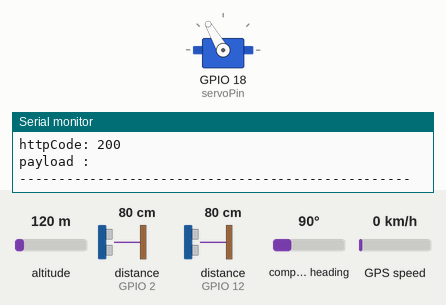
The sketch below on a simulated ESP32. Shown: servo, the last lines printed to the serial monitor. Wiring (inferred from the names in the program): 2 × ultrasonic range finder: trigger GPIO 4, echo GPIO 2 / trigger GPIO 14, echo GPIO 12. Inputs (shaded band) come from the test bench; at power-on: distance to the obstacle (sensors on GPIO 2, GPIO 12) 80 cm, altitude 120 m, compass heading 90°, GPS speed 0 km/h. The echo pulse lasts 58.3 µs per cm; WiFi joins after 1.5 s; servers stay silent unless stated; uploads are accepted with an empty reply; the GPS gets a fix after 3 s at 37.7749, -122.4194 with 8 satellites.

Above: at 3.7 s.
3.8 s: distance to the obstacle (sensor on GPIO 2) set to 23 cm
6.2 s: distance to the obstacle (sensor on GPIO 2) set to 19 cm
At 7.2 s:
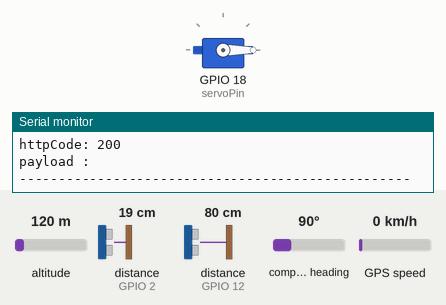
12.1 s: distance to the obstacle (sensor on GPIO 2) set to 35 cm
At 13.8 s:
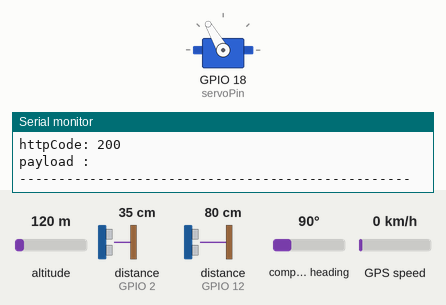
14.5 s: distance to the obstacle (sensor on GPIO 2) set to 2 cm
At 15.7 s:
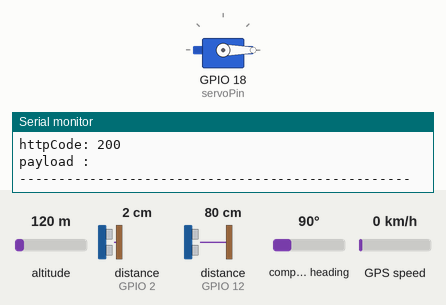
Timing chart, 0 to 17.0 s (numbered marks = the images above; inputs shaded):
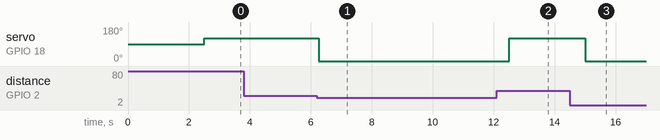

Measured:
- the behaviour switches between 21 and 20 cm on distance to the obstacle (sensor on GPIO 2) (found by bisection; images 0 and 1)
- after the input at 6.2 s, servo on GPIO 18 (servoPin): 120° → 0° after 0.06 s
- after the input at 12.1 s, servo on GPIO 18 (servoPin): 0° → 120° after 0.41 s
- after the input at 14.5 s, servo on GPIO 18 (servoPin): 120° → 0° after 0.51 s

The sketch:

esp_32_waste_level_mysql.ino
```cpp
#include <Wire.h>
#include <ESP32Servo.h>
#include <HTTPClient.h>
#include <WiFi.h>
#include <UrlEncode.h>
#include <TinyGPS++.h>


#define echoPin1 2
#define trigPin1 4
#define echoPin 12
#define trigPin 14
#define GPS_TX_PIN 19
#define GPS_RX_PIN 21

String URL = "http://192.168.43.188/waste_level_project/test_data.php";

const char* ssid = "TechNexus";
const char* password = "techies@097";
String phoneNumber = "+265884743068";
String apiKey = "3688662";

Servo myservo;
TinyGPSPlus gps;
unsigned long timestamp;
float lat = 0;
float lng = 0;

int pos = 180;
int ir = 25;
int servoPin = 18;
int sensor_data = 0;
long duration, distance, distance1;

void setup() {
  Serial.begin(115200, SERIAL_8N1, GPS_TX_PIN, GPS_RX_PIN);
  connectWiFi();
  myservo.attach(servoPin);
  pinMode(ir, INPUT);
  pinMode(trigPin, OUTPUT);
  pinMode(echoPin, INPUT);
  pinMode(trigPin1, OUTPUT);
  pinMode(echoPin1, INPUT);
}
void loop() {
  if (WiFi.status() != WL_CONNECTED) {
    connectWiFi();
  }


  digitalWrite(trigPin1, LOW);
  delayMicroseconds(2);
  digitalWrite(trigPin1, HIGH);
  delayMicroseconds(10);
  digitalWrite(trigPin1, LOW);

  duration = pulseIn(echoPin1, HIGH);
  distance1 = duration / 58.2;


  if (distance1 <= 20) {
    myservo.write(0);
    delay(15);
  } else {
    myservo.write(120);
    delay(15);
  }

  digitalWrite(trigPin, LOW);
  delayMicroseconds(2);
  digitalWrite(trigPin, HIGH);
  delayMicroseconds(10);
  digitalWrite(trigPin, LOW);

  duration = pulseIn(echoPin, HIGH);
  distance = duration / 58.2;
  sensor_data = 23 - distance;

  String postData = "sensor_data=" + String(sensor_data);

  HTTPClient http;
  http.begin(URL);
  http.addHeader("Content-Type", "application/x-www-form-urlencoded");

  int httpCode = http.POST(postData);
  String payload = http.getString();

  if (sensor_data > 5) {
    // Send Message to WhatsAPP
    sendMessage("Bin A located at: is full");
  }

  get_gps_data();
  Serial.print("URL : ");
  Serial.println(URL);
  Serial.print("Data: ");
  Serial.println(postData);
  Serial.print("httpCode: ");
  Serial.println(httpCode);
  Serial.print("payload : ");
  Serial.println(payload);
  Serial.println("--------------------------------------------------");
  delay(1000);
}


void connectWiFi() {
  WiFi.mode(WIFI_OFF);
  delay(1000);
  WiFi.mode(WIFI_STA);

  WiFi.begin(ssid, password);
  Serial.print("Connecting to WiFi");

  while (WiFi.status() != WL_CONNECTED) {
    delay(500);
    Serial.print(".");
  }

  Serial.print("connected to : ");
  Serial.println(ssid);
  Serial.print("IP address : ");
  Serial.println(WiFi.localIP());
}

void sendMessage(String message) {

  // Data to send with HTTP POST
  String url = "https://api.callmebot.com/whatsapp.php?phone=" + phoneNumber + "&apikey=" + apiKey + "&text=" + urlEncode(message);
  HTTPClient http;
  http.begin(url);

  // Specify content-type header
  http.addHeader("Content-Type", "application/x-www-form-urlencoded");

  // Send HTTP POST request
  int httpResponseCode = http.POST(url);
  if (httpResponseCode == 200) {
    Serial.print("Message sent successfully");
  } else {
    Serial.println("Error sending the message");
    Serial.print("HTTP response code: ");
    Serial.println(httpResponseCode);
  }

  // Free resources
  http.end();
}

// Function to get GPS data
void get_gps_data() {
  Serial.println("Getting GPS data: ");
  while (Serial1.available() > 0) {
    gps.encode(Serial1.read());
  }
  // Check if GPS location is valid
  if (gps.location.isValid()) {
    lat = gps.location.lat();
    lng = gps.location.lng();
    Serial.print("Latitude = ");
    Serial.println(lat, 6);
    Serial.print("Longitude = ");
    Serial.println(lng, 6);
  } else {
    Serial.println(F("Invalid GPS data"));
  }
  Serial.println();
}
```
